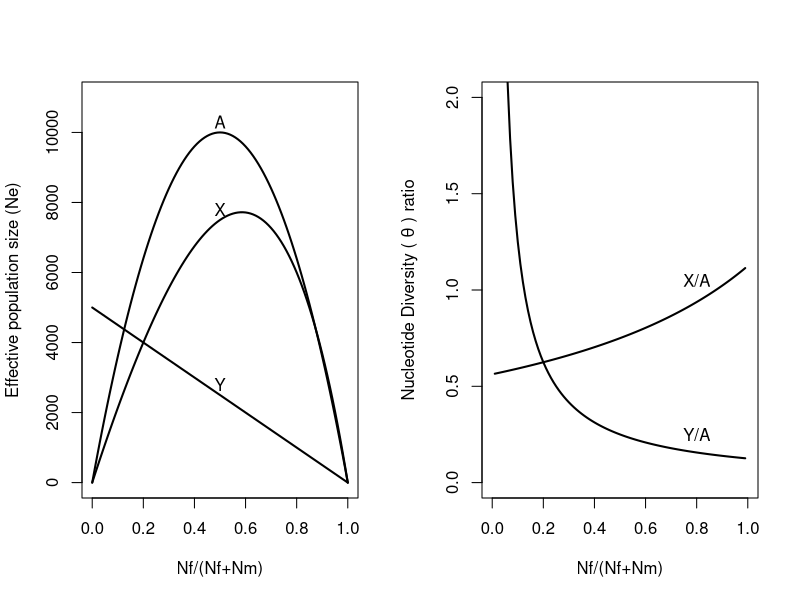

This chart was generated by the following R code:
Nf=5000 #number of females
Nm=5000 #number of males
N=Nf+Nm #total number of individuals
x=Nf/(Nf+Nm) #proportion of females

#Expected Ne as a function of the sex ratio for different chromosome types in a neutral model
par(mfrow=c(1,2))
curve(4*N*(1-x)*x, from=0,to=1, #autosomes
      ylab="Effective population size (Ne)", 
      xlab= "Nf/(Nf+Nm)", 
      ylim=c(0,11000), lwd=2)
curve(9*N*x*(x-1)/(2*(x-2)),from=0,to=1, lwd=2,add=T) #Xchromosomes
curve(N*(1-x)/2,from=0,to=1, lwd=2, add=T) #Ychromosomes
text(0.5,2800, labels="Y")
text(0.5,7800, labels="X")
text(0.5,10300, labels="A")
#abline(v=0.6,lty=2)

#Nucelotide diversity ratios (for a neutral model, assuming equal mutation rates, and theta=4Nemu)
curve(((9*N*x*(x-1)/(2*(x-2))))/(4*N*(1-x)*x), from=0, to=1,, lwd=2,
      ylab=expression(paste("Nucleotide Diversity ( ", theta, " ) ratio")),
      xlab="Nf/(Nf+Nm)",
      ylim=c(0,2))
curve((N*(1-x)/2)/(4*N*(1-x)*x), lwd=2, from=0, to=1,add=T)
text(0.8,1.05, labels="X/A")
text(0.8,0.25, labels="Y/A")